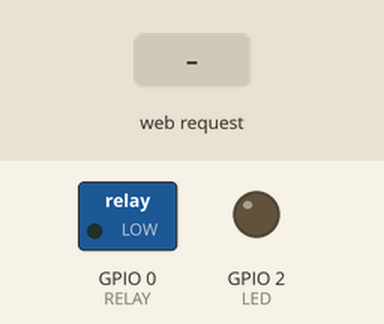
Bench run of a sketch on a simulated ESP8266 (NodeMCU). On the bench: switched loads named in the sketch (green lamp = pin HIGH), output pins drawn as LEDs (lit = HIGH). The test bench sets the inputs (shaded band). WiFi joins after 1.5 s; servers stay silent unless stated; what the sketch prints to the serial monitor is not drawn.

Above: at 2.7 s.
2.8 s: HTTP request GET /RELAYon received
At 3.7 s:
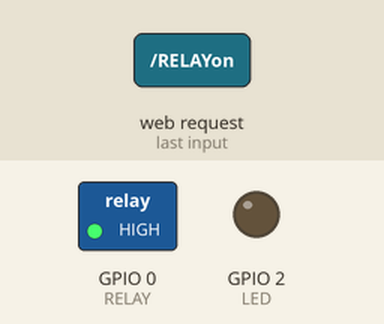
4.3 s: HTTP request GET /RELAYoff received
At 4.8 s:
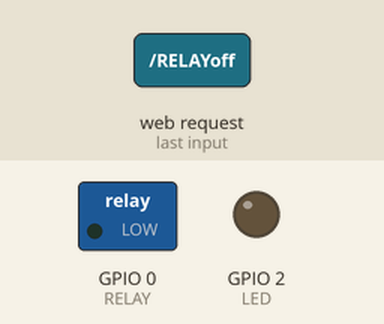
Timing chart, 0 to 7.3 s (numbered marks = the images above; inputs shaded):
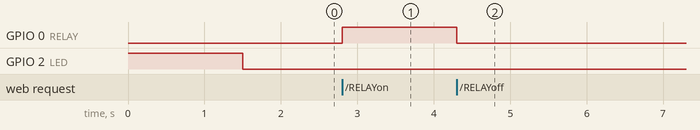

Measured:
- after the input at 2.8 s, GPIO 0 (RELAY): LOW → HIGH at once
- after the input at 4.3 s, GPIO 0 (RELAY): HIGH → LOW at once

The sketch:

ESP8266_Relay.ino
```cpp
#include "ESP8266WiFi.h"
#define RELAY 0
#define LED 2
const char* ssid = "NPT-CEO_2.4Ghz"; //กำหนด SSID
const char* password = "2021020100"; //กำหนด Password
unsigned char status_RELAY = 0;
WiFiServer server(80);

void setup() {
Serial.begin(115200);
pinMode(RELAY, OUTPUT);
pinMode(LED, OUTPUT);
digitalWrite(LED, HIGH);
Serial.println();
Serial.print("Connecting to ");
Serial.println(ssid);
WiFi.begin(ssid, password);
while (WiFi.status() != WL_CONNECTED)
{
delay(500);
Serial.print(".");
}
Serial.println("");
Serial.println("WiFi connected");
server.begin();
Serial.println("Server started");
Serial.println(WiFi.localIP()); // แสดงเลข IP ของ ESP8266
digitalWrite(LED, LOW);
}

void loop() {
WiFiClient client = server.available();
if (!client) {
return;
}

Serial.println("new client");
while (!client.available())
{
delay(1);
}
String req = client.readStringUntil('\r');
Serial.println(req);
client.flush();
if (req.indexOf("/RELAYoff") != -1)
{

status_RELAY = 0;
digitalWrite(RELAY, LOW);
Serial.println("RELAY OFF");
}
else if (req.indexOf("/RELAYon") != -1)

{
status_RELAY = 1;
digitalWrite(RELAY, HIGH);
Serial.println("RELAY ON");
}
//Code HTML
String web = "HTTP/1.1 200 OK\r\nContent-Type: text/html\r\n\r\n";
web += "\r\n"; web += "\r\n";
web += " RELAY Status \r\n";

web += "\r\n";
if (status_RELAY == 1)
web += "RELAY On\r\n";
else
web += "RELAY Off\r\n";
web += "\r\n";
web += "\r\n"; web += "\r\n";
client.print(web); //สร้างโคด HTML
}
```
